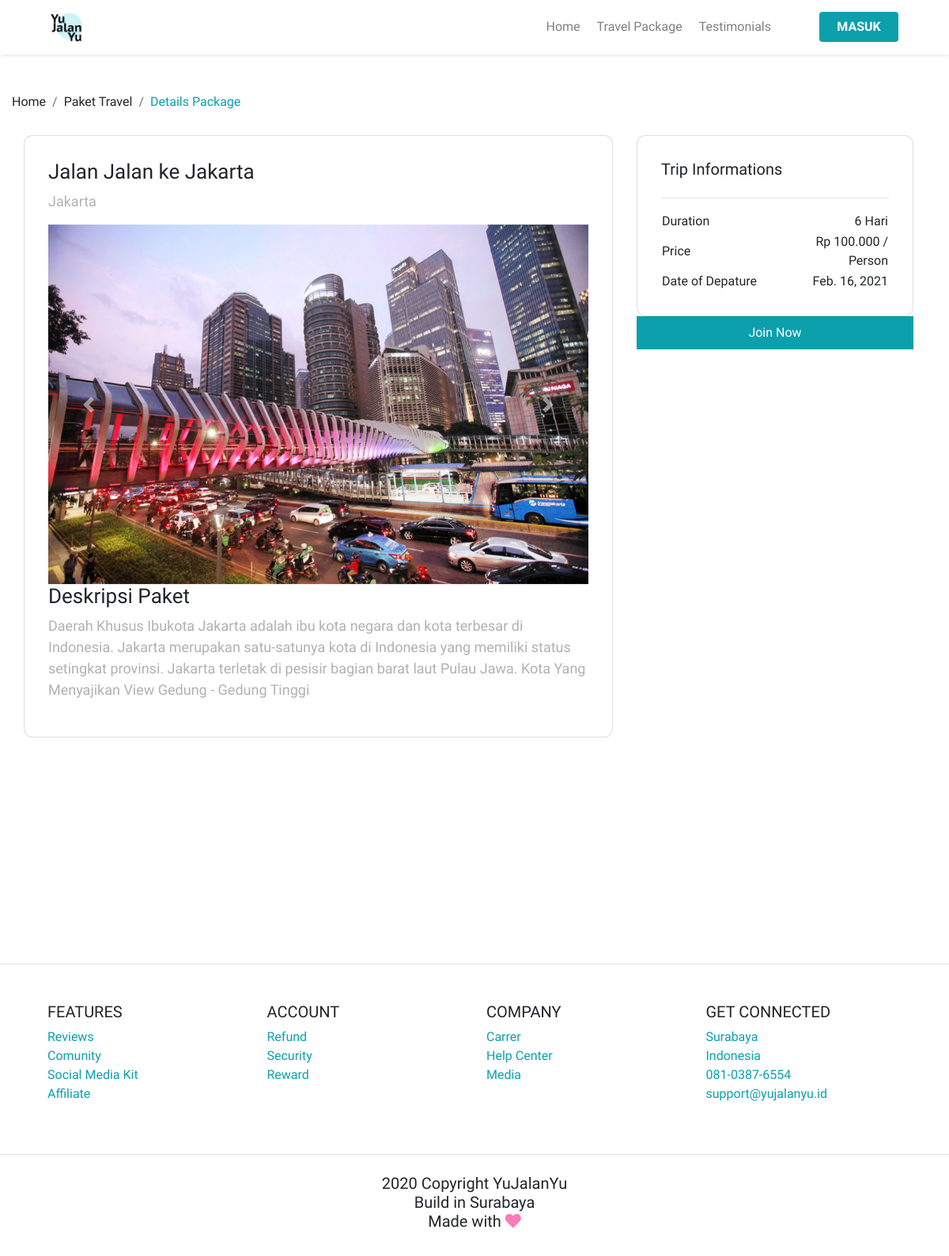
Page /paket/detail/jalan-jalan-ke-jakarta on the committed database.
### Paket/models.py (models this page shows, shortened)
class modelPaket(models.Model):
	nama_paket = models.CharField(max_length=100)
	destinasi = models.CharField(max_length=100)
	about = models.TextField()
	harga = models.IntegerField()
	lama_hari = models.IntegerField()
	tgl_berangkat = models.DateField()
	tgl_dibuat = models.DateField(auto_now=True, editable=False)
	slug = models.SlugField(editable=False)

class imagesPaket(models.Model):
	id_paket = models.ForeignKey('modelPaket',related_name='images', on_delete=models.CASCADE)
	image = models.ImageField(null=True, blank=True)
	def getImage(self):
		return self.image.url

### Paket/views.py (the view)
# urls.py: re_path(r'^detail/(?P<slug>[\w-]+)$', DetailPaket.as_view(), name='detail'),
class DetailPaket(FormMixin, DetailView):
    form_class = TransaksiForm
    model = modelPaket
    initial={}
    template_name = 'paket/detailPaket.html'
    extra_context = {
        'title': 'DETAIL',
    }
    def get_initial(self):
        dataPaket = self.model.objects.get(slug=self.kwargs['slug'])
        if self.request.user.is_authenticated:
            self.initial={
            'paket':dataPaket.slug,
            'user':self.request.user.email
            }
            return self.initial.copy()
        else:
            return super().get_initial()

### Paket/templates/paket/detailPaket.html (shortened to what this page needs)
{% extends "PaketView.html" %}
{% load static %}
{% load humanize %}
{% block content %}
	<main>
		<section class="section-package-content mt-5">
			<div class="container">
			 <div class="row">
				 <div class="row p-0">
					 <nav>
						 <ol class="breadcrumb">
							 <li class="breadcrumb-item">
								 Home
							 </li>
							 <li class="breadcrumb-item">
							  Paket Travel
						  </li>
						  <li class="breadcrumb-item active">
							Details Package
						</li>
						 </ol>
					 </nav>
				 </div>
			 </div>
		</div>
		</section>
		<section class="section-package">
			<div class="container">
			  <div class="row">
				<div class="col-lg-8 pl-lg-0">
					<div class="card card-details">
						<h1>{{object.nama_paket}}</h1>
						<p>{{object.destinasi}}	</p>
						<div id="carouselImg" class="carousel slide" data-ride="carousel">
							<div class="carousel-inner">
								{% for x in object.images.all %}
									{% if forloop.counter == 1 %}
									  <div class="carousel-item active">
										<img class="d-block w-100" src="{{x.image.url}}" alt="First slide">
									  </div>
									  {% else %}
									  	<div class="carousel-item">
											<img class="d-block w-100" src="{{x.image.url}}" alt="First slide">
										</div>
									{% endif %}
							  {% endfor %}
							</div>
							<a class="carousel-control-prev" href="#carouselImg" role="button" data-slide="prev">
							  <span class="carousel-control-prev-icon" aria-hidden="true"></span>
							</a>
							<a class="carousel-control-next" href="#carouselImg" role="button" data-slide="next">
							  <span class="carousel-control-next-icon" aria-hidden="true"></span>
							</a>
						  </div>
						<h1>Deskripsi Paket</h1>
						<p class="text-description">{{object.about}}</p>
			  </div>
			</div>
			<div class="col-lg-4">
			  <div class="card card-details card-right">
				  <h2>Trip Informations</h2>
				  <hr>
				  <table class="trip-information">
					  <tr>
						  <td width='50%'>Duration</td>
						  <td width='50%' class="text-right">
							 {{object.lama_hari}} Hari
						  </td>
					  </tr>
					  <tr>
						  <td width='40%'>Price</td>
						  <td width='70%' class="text-right">
						   Rp {{object.harga|intcomma}} / Person
						  </td>
					  </tr>
					  <tr>
						  <td width='50%'>Date of Depature</td>
						  <td width='50%' class="text-right">
							 {{object.tgl_berangkat}}
						  </td>
					  </tr>
				  </table>
		  </div>
		  <div class="join-container">
			  <button data-toggle="modal" data-target="#modalCheckout" class="btn btn-block btn-join-now mt-3 py-2">
				  Join Now
			  </button>
		   </div>
	   </div>
	  </div>
	  </div>
		  </section>
	</main>
{% endblock content %}

### static/styles/main.css (style rules this page uses)
body { font-family: 'PT Sans Caption', sans-serif; }
.section-package-content .breadcrumb { background-color: transparent; padding: 0; margin-bottom: 30px; }
.section-package-content .breadcrumb-item.active { color: #0BA0AC; }
.section-package { min-height: 1000px; }
.section-package .card-details { padding: 30px; border-radius: 11px; }
.section-package .join-container { margin-top: -16px; }
.section-package .btn-join-now { background-color: #0BA0AC; color: #ffffff; border-radius: 0; }
h1 { font-size: 26px; }
h2 { font-size: 20px; }
p { font-size: 18px; color: #b1b1b1; }
a { color: #0BA0AC; }

### rows in the picture
modelPaket: nama_paket "Jalan Jalan ke Jakarta", destinasi "Jakarta", about "Daerah Khusus Ibukota Jakarta adalah ibu kota negara dan kota terbesar di Indonesia. Jakarta merupakan satu-satunya kota di Indonesia yang memiliki status setingkat provinsi. Jakarta terletak di pesisir bagian barat laut Pulau Jawa. Kota Yang Menyajikan View Gedung - Gedung Tinggi", lama_hari "6", harga "100.000", tgl_berangkat "Feb. 16, 2021"
imagesPaket: image (picture)
